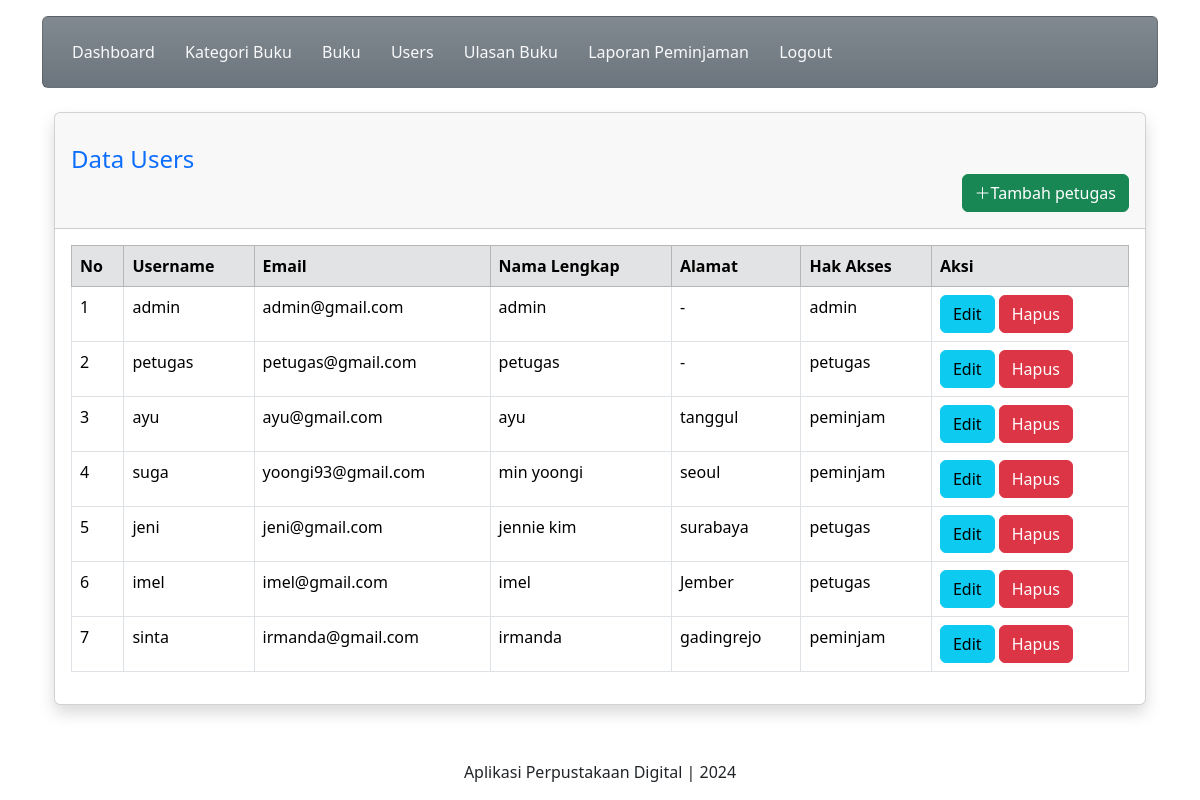
The app's page /admin/user.php (signed in) with its own data.
### tables this page shows
CREATE TABLE `user` (
  `id_user` int(11) NOT NULL,
  `username` varchar(255) NOT NULL,
  `password` varchar(255) NOT NULL,
  `email` varchar(255) NOT NULL,
  `nama_lengkap` varchar(255) NOT NULL,
  `alamat` text NOT NULL,
  `level` enum('admin','petugas','peminjam') NOT NULL
);

### admin/user.php (the view, shortened to what this page needs)
<!DOCTYPE html>
<html lang="en">
<head>
    <link href="https://cdn.jsdelivr.net/npm/bootstrap@5.3.2/dist/css/bootstrap.min.css" rel="stylesheet">
    <link rel="stylesheet" href="https://cdn.jsdelivr.net/npm/bootstrap-icons@1.11.3/font/bootstrap-icons.min.css">
    <link rel="stylesheet" href="bootstrap/css/bootstrap.min.css">
</head>
<body>
    <div class="container">
        <div class="content mt-3">
            <div class="card bg-secondary bg-gradient">
                <div class="card-body">
                    <a href="index.php" class="btn text-light">Dashboard</a>
                    <a href="kategori-buku.php" class="btn text-light">Kategori Buku</a>
                    <a href="buku.php" class="btn text-light">Buku</a>
                    <a href="user.php" class="btn text-light">Users</a>
                    <a href="koleksi-ulasan.php" class="btn text-light">Ulasan Buku</a>
                    <a href="generate.php" class="btn text-light">Laporan Peminjaman</a>
                    <a href="../logout.php" class="btn text-light">Logout</a>
                </div>
            </div>
        </div>
        <div class="container-fluid">
            <br>
            <div class="card shadow mb-4">
                <div class="card-header py-3">
                    <h4 class="m-0 font-weight-bold text-primary mt-3">Data Users</h4>
                    <div class="d-flex justify-content-end">
                     <a href="tambah-petugas.php" class="btn btn-success"><i class="bi bi-plus-lg"></i>Tambah petugas</a>
                    </div>
                </div>
                <div class="card-body">
                    <div class="table-responsive">
                        <table class="table table-bordered" id="dataTable" width="100%" cellspacing="0">
                            <thead class="table table-secondary">
                                <tr>
                                    <th>No</th>
                                    <th>Username</th>
                                    <th>Email</th>
                                    <th>Nama Lengkap</th>
                                    <th>Alamat</th>
                                    <th>Hak Akses</th>
                                    <th>Aksi</th>
                                </tr>
                            </thead>
                            <tbody>
                                <?php
                                include('../koneksi.php');
                                $no = 1;
                                $query = mysqli_query($koneksi, "SELECT * FROM user");
                                while ($row = mysqli_fetch_array($query)) {
                                ?>
                                    <tr>
                                        <td><?php echo $no++; ?></td>
                                        <td><?php echo $row['username']; ?></td>
                                        <td><?php echo $row['email']; ?></td>
                                        <td><?php echo $row['nama_lengkap']; ?></td>
                                        <td><?php echo $row['alamat']; ?></td>
                                        <td><?php echo $row['level']; ?></td>
                                        <td>
                                            <a href="" data-bs-toggle="modal" data-bs-target="#modalEditUser<?php echo $row['id_user']; ?>" class="btn btn-info">Edit</a>
                                            <a href="proses/hapus-user.php?id_user=<?php echo $row['id_user']; ?>" onclick="return confirm('yakin untuk dihapus?');" class="btn btn-danger">Hapus</a>
                                        </td>
                                    </tr>
                                <?php  } ?>
                            </tbody>
                        </table>
                    </div>
                </div>
            </div>
        </div>
        <?php
        $data = "SELECT * FROM user";
        $result = mysqli_query($koneksi, $data);
        while ($row = mysqli_fetch_array($result)) {
        ?>
    <div class="content mt-3 fixed-bottom bg-white">
      <p class="text-center"> Aplikasi Perpustakaan Digital | 2024 </p>
    </div>
        <?php
        }
        ?>
</body>
</html>

### records on screen
user: username "admin", email "admin@gmail.com", nama_lengkap "admin", alamat "-", level "admin"
user: username "petugas", email "petugas@gmail.com", nama_lengkap "petugas", alamat "-", level "petugas"
user: username "ayu", email "ayu@gmail.com", nama_lengkap "ayu", alamat "tanggul", level "peminjam"
user: username "suga", email "yoongi93@gmail.com", nama_lengkap "min yoongi", alamat "seoul", level "peminjam"
user: username "jeni", email "jeni@gmail.com", nama_lengkap "jennie kim", alamat "surabaya", level "petugas"
user: username "imel", email "imel@gmail.com", nama_lengkap "imel", alamat "Jember", level "petugas"
user: username "sinta", email "irmanda@gmail.com", nama_lengkap "irmanda", alamat "gadingrejo", level "peminjam"
